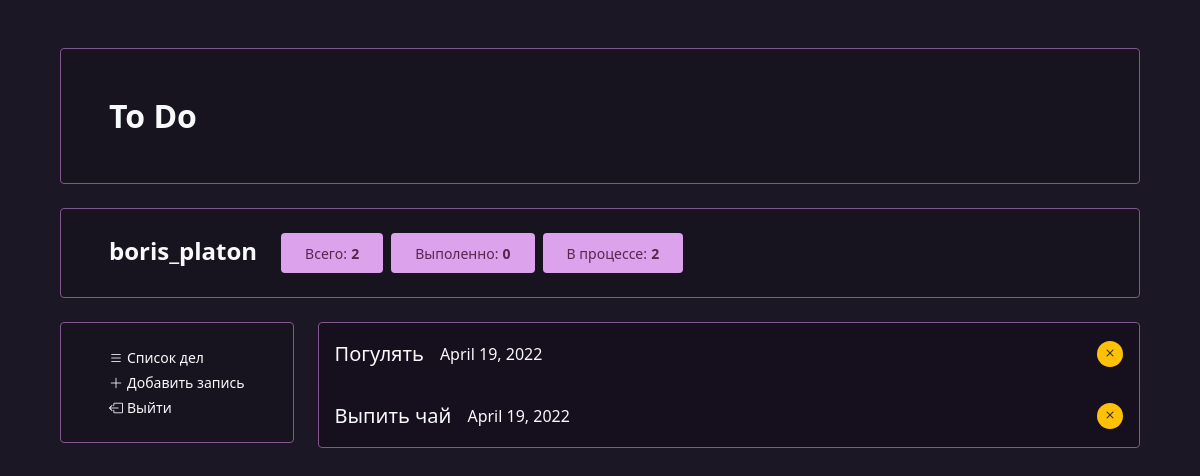
Before: /affairs/ (signed in) with the older database file.
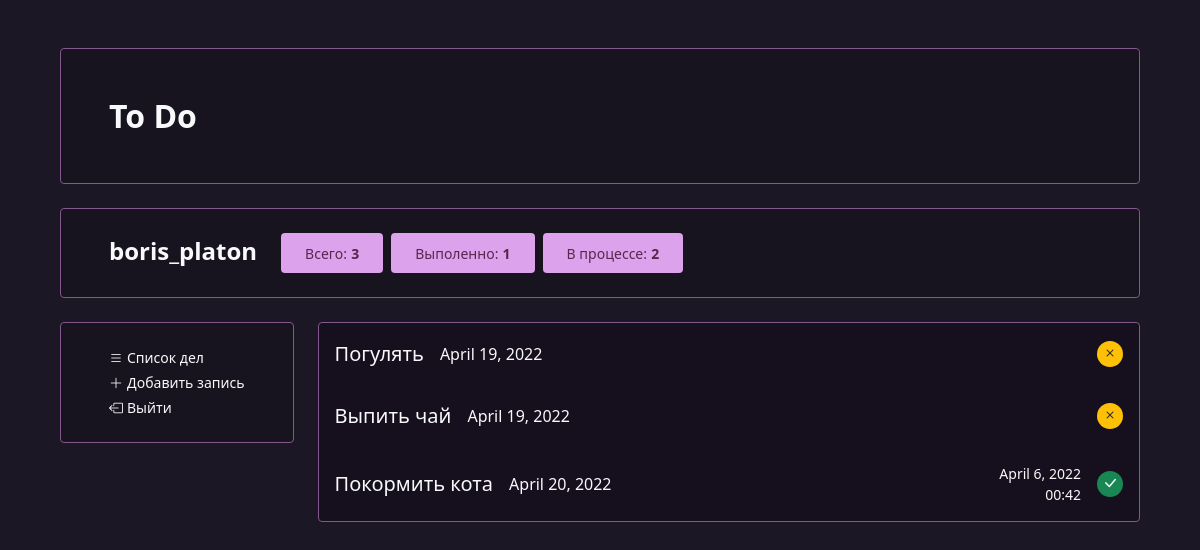
After: the same page with the newer database file.
### users/models.py (models this page shows)
class User(AbstractUser):
    def get_affairs_list(self, *args):
        if args:
            return self.affair_set.values(*args)
        return self.affair_set.all()
    @property
    def in_process_affairs_amount(self):
        return self.get_in_process_affairs().count()
    def get_in_process_affairs(self, *args):
        if args:
            return self.affair_set.filter(date_end__isnull=True).values(*args)
        return self.affair_set.filter(date_end__isnull=True)
    @property
    def completed_affairs_amount(self):
        return self.get_completed_affairs().count()
    def get_completed_affairs(self, *args):
        if args:
            return self.affair_set.exclude(date_end__isnull=True).values(*args)
        return self.affair_set.exclude(date_end__isnull=True)

### affairs/models.py (models this page shows, shortened)
class Affair(models.Model):
    title = models.CharField(max_length=128, verbose_name='Заголовок')
    text = models.TextField(max_length=2048, verbose_name='Описание', blank=True)
    date_add = models.DateTimeField(auto_now_add=True, verbose_name='Дата добавления')
    date_end = models.DateTimeField(verbose_name='Дата выполнения', blank=True, null=True)
    is_completed = models.BooleanField(verbose_name='Задание выполнено', default=False)
    author = models.ForeignKey(to=settings.AUTH_USER_MODEL, on_delete=models.CASCADE, verbose_name='Автор')
    class Meta:
        ordering = ["is_completed", "-date_add"]

### affairs/views.py (the view)
# urls.py: path('', views.home, name="home"),
@login_required
def home(request):
    context = {
        "affairs_list": get_affairs_list(request,
                                         values_list=['title', 'date_add', 'is_completed', 'pk', 'date_end'])
    }
    return render(request, 'affairs/home.html', context=context)

### affairs/services.py (called while the page is built)
def get_affairs_list(request, values_list: list = None):
    affair_status = request.GET.get('affair_status', "")
    if affair_status == 'completed':
        return request.user.get_completed_affairs(*values_list)
    elif affair_status == 'process':
        return request.user.get_in_process_affairs(*values_list)
    return request.user.get_affairs_list(*values_list)

### affairs/templates/affairs/home.html
{% extends 'affairs/base.html' %}
{% block content %}
<div class="rounded menu">
    {% if affairs_list %}
        {% for affair in affairs_list %}
        <a href="{% url 'affairs:affair' affair_id=affair.pk %}" class='p-0'>
            <div class='task p-3 rounded'>
                <div class='row text-light g-3'>
                    <div class="col-auto d-flex align-items-center">
                        <span class='lead'>{{ affair.title }}</span>
                    </div>
                    <div class="col-auto d-flex align-items-center">
                        <span class='lead fs-6'>{{ affair.date_add|date:'F j, Y' }}</span>
                    </div>
                    <div class="col d-flex justify-content-end align-items-center">
                        <div class="d-flex justify-content-end align-items-center text-center">
                            {% if affair.is_completed %}
                                <div class="d-flex flex-column justify-content-center align-items-end me-3">
                                    <small>{{ affair.date_end|date:'F j, Y' }}</small>
                                    <small>{{ affair.date_end|date:'H:i' }}</small>
                                </div>
                                <div class="circle  bg-success">
                                    <i class="bi bi-check-lg"></i>
                                </div>
                            {% else %}
                                <div class="circle bg-warning">
                                    <i class="bi bi-x text-dark"></i>
                                </div>
                            {% endif %}
                        </div>
                    </div>
                </div>
            </div>
        </a>
        {% endfor %}
    {% else %}
        <div class="p-4 px-5">
            <small class='text-light'>Здесь пока ничего нет!</small>
        </div>
    {% endif %}
</div>
{% endblock %}

### affairs/templates/affairs/base.html (shortened to what this page needs)
{% load static %}
<!DOCTYPE html>
<html lang="en">
<head>
	<link href="https://cdn.jsdelivr.net/npm/bootstrap@5.1.3/dist/css/bootstrap.min.css" rel="stylesheet">
	<link rel="stylesheet" href="https://cdn.jsdelivr.net/npm/bootstrap-icons@1.8.1/font/bootstrap-icons.css">
	<link rel="stylesheet" href="{% static 'base/css/base.css' %}">
</head>
<body>
<div class="p-5">
	<div class="container">
		<div class="row g-4">
            <div class="col-12">
                <div class="p-5 rounded menu">
                	<a href="{% url 'affairs:home' %}">
        	            <h2 class='m-0 fw-bold text-light'>
        	                To Do
        	            </h2>
                    </a>
                </div>
            </div>
            <div class="col-12">
                <div class="p-4 px-5 rounded menu">
                    <div class="row g-4">
                        <div class="col-auto">
                            <span class='m-0 fs-4 text-light fw-bold'>{{ request.user.username }}</span>
                        </div>
                        <div class="col-auto">
                            <div class="row g-2">
                                <div class='col-auto'>
                                	<a href="{% url 'affairs:home' %}">
        	                            <div class="py-2 px-4 rounded completed">
        	                                <small>Всего:</small>
        	                                <small class="fw-bold">{{ request.user.affair_set.count }}</small>
        	                            </div>
                                    </a>
                                </div>
                                <div class='col-auto'>
                                	<a href="{% url 'affairs:home' %}?affair_status=completed">
        	                            <div class="py-2 px-4 rounded completed">
        	                                <small>Выполенно:</small>
        	                                <small class="fw-bold">{{ request.user.completed_affairs_amount }}</small>
        	                            </div>
        	                        </a>
                                </div>
                                <div class='col-auto'>
                                	<a href="{% url 'affairs:home' %}?affair_status=process">
        	                            <div class="py-2 px-4 rounded completed">
        	                                <small>В процессе:</small>
        	                                <small class="fw-bold">{{ request.user.in_process_affairs_amount }}</small>
        	                            </div>
        	                        </a>
                                </div>
                            </div>
                        </div>
                    </div>
                </div>
            </div>
            <div class="col-auto">
                <div class="p-4 px-5 rounded menu">
                    <div class="d-flex flex-column">
                            <small class="mb-1"><a href="{% url 'affairs:home' %}" class="link-light"><i class="bi bi-list me-1"></i>Список дел</a></small>
                            <small class="mb-1"><a href="{% url 'affairs:add_affair' %}" class="link-light"><i class="bi bi-plus-lg me-1"></i>Добавить запись</a></small>
                            <small><a href="{% url 'users:logout' %}" class="link-light"><i class="bi bi-box-arrow-left me-1"></i>Выйти</a></small>
                    </div>
                </div>
            </div>
            <div class="col">
                {% block content %}
                {% endblock %}
            </div>
        </div>
	</div>
</div>
</body>
</html>

Changed rows visible on the page:
changed User "boris_platon": user.affair_set.count "2" → "3"; user.completed_affairs_amount "0" → "1"
added Affair: title "Покормить кота", date_add "April 20, 2022", date_end "April 6, 2022", date_end "00:42"
